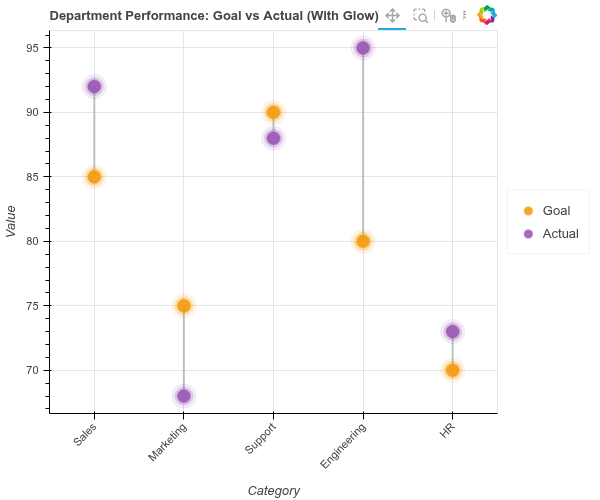

Write Python code to recreate this figure.
from bokeh_rocks import dumbbell_plot, show, save_plot

performance_data = [
    {'department': 'Sales', 'goal': 85, 'actual': 92},
    {'department': 'Marketing', 'goal': 75, 'actual': 68},
    {'department': 'Support', 'goal': 90, 'actual': 88},
    {'department': 'Engineering', 'goal': 80, 'actual': 95},
    {'department': 'HR', 'goal': 70, 'actual': 73},
]

p2 = dumbbell_plot(
    data=performance_data,
    start_col='goal',
    end_col='actual',
    category_col='department',
    orientation='vertical',
    title='Department Performance: Goal vs Actual (With Glow)',
    start_label='Goal',
    end_label='Actual',
    start_color='#f39c12',
    end_color='#9b59b6',
    width=600,
    height=500,
    glow=True
)
show(p2)
save_plot(p2, "dumbbell_02")
